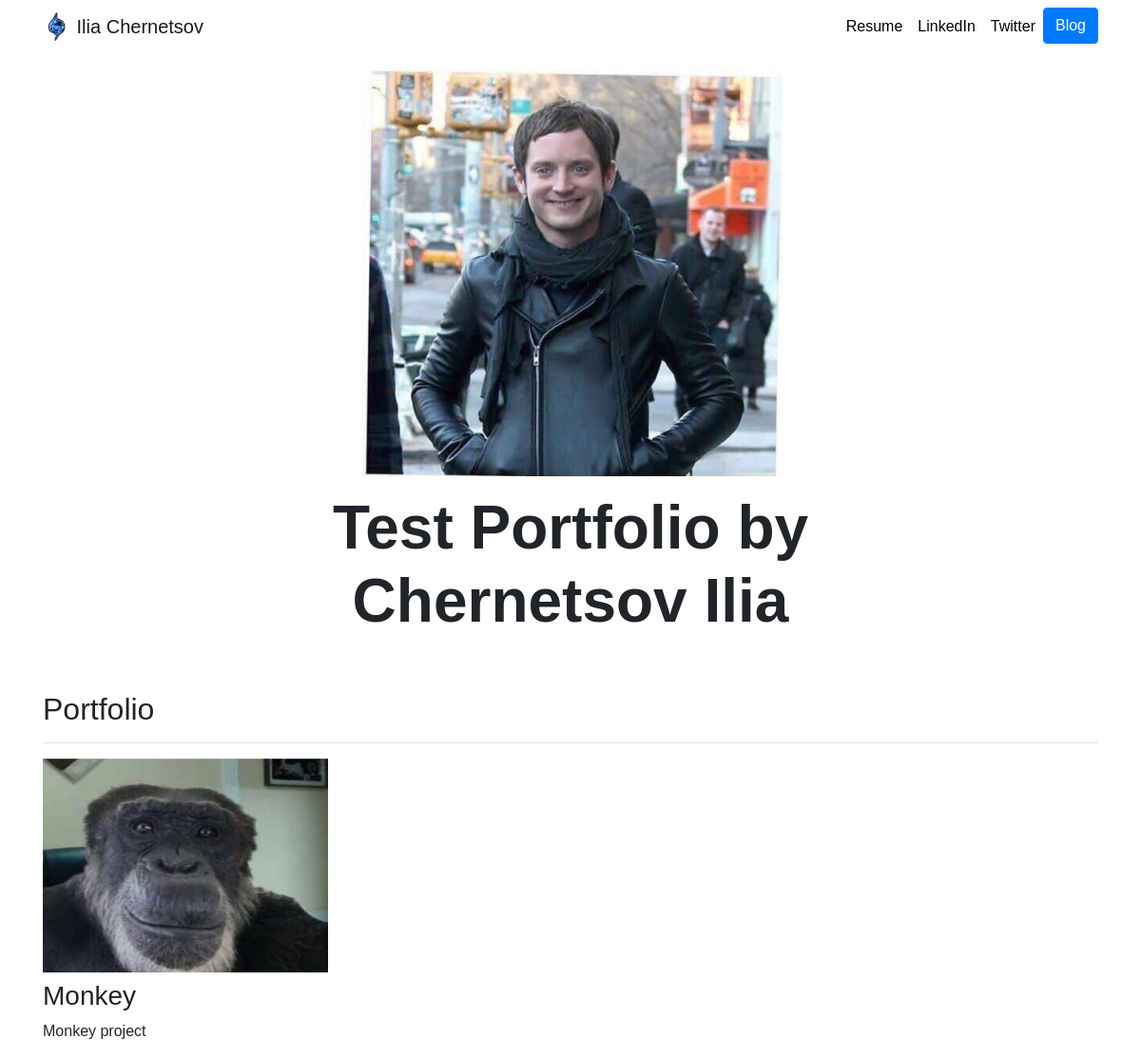
/, run on an earlier commit of the app's database.
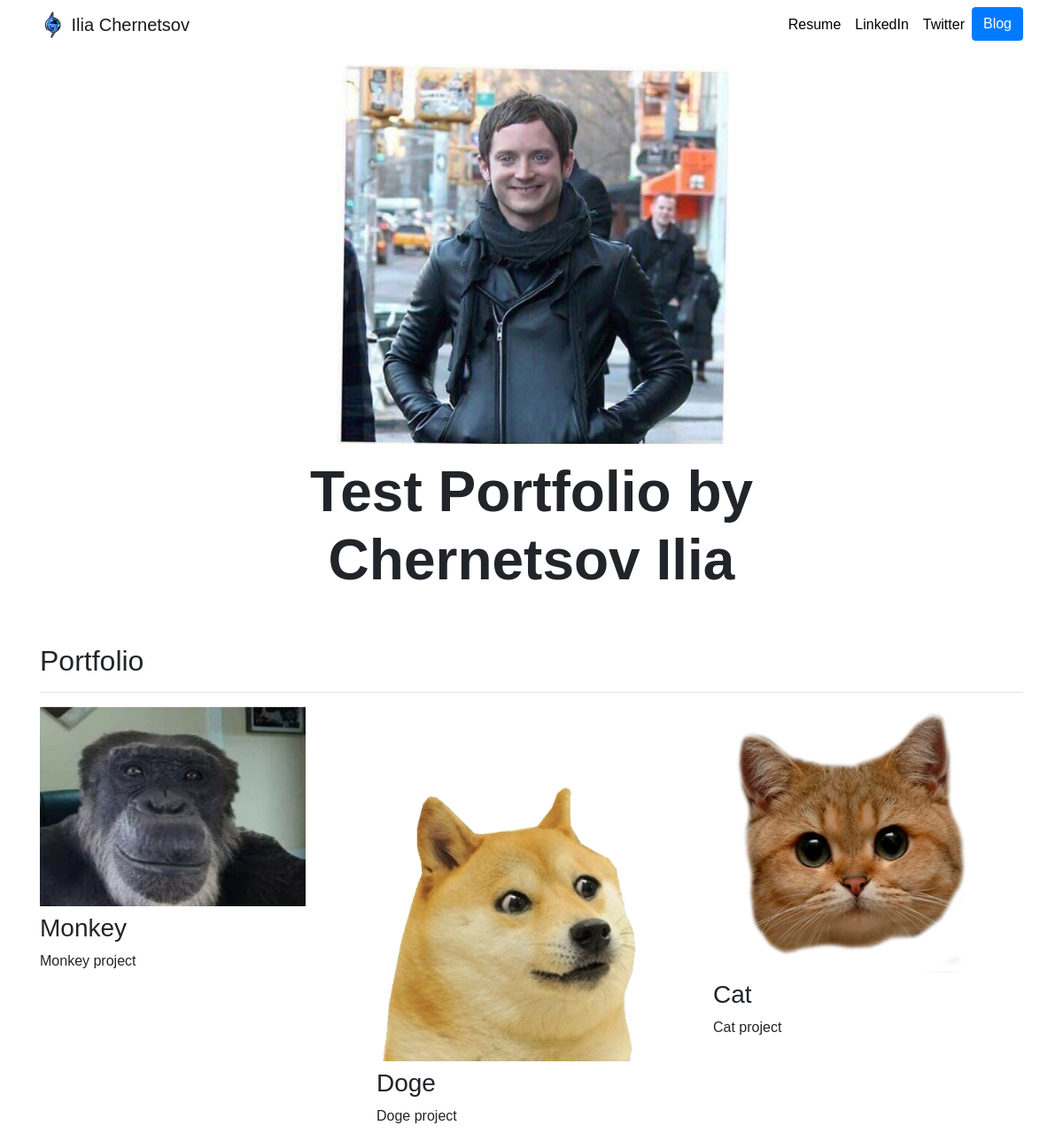
And on a later commit of the database.
### my_portfolio/models.py (models this page shows, shortened)
class Project(models.Model):
    title = models.CharField(max_length=100)
    description = models.CharField(max_length=250)
    image = models.ImageField(upload_to='my_portfolio/images/')
    url = models.URLField(blank=True)

### my_portfolio/views.py (the view)
# urls.py: 2. Add a URL to urlpatterns:  path('', views.home, name='home')
def home(request):
    projects = Project.objects.all()
    return render(request, 'my_portfolio/home.html', {'projects': projects})

### templates/my_portfolio/home.html
{% extends "base.html" %}
{% load static %}
{% block content %}
<div class="row justify-content-center my-3">
  <div class="col-5">
    <img src="{% static 'my_portfolio/001.jpg' %}" class="img-fluid">
  </div>
</div>
<div class="row justify-content-center mb-3">
  <div class="col-md-9 text-center">
    <h1 id="hometext" class="font-weight-bold">Test Portfolio by Chernetsov Ilia</h1>
  </div>
</div>
<h2 class="mt-5">Portfolio</h2>
<hr>
<div class="row">
  {% for project in projects %}
  <div class="col-lg-4 col-md-6">
    {% if project.url %}
    <a href="{{ project.url }}">
      <img src="{{ project.image.url }}" width="300" height="100" class="img-fluid mb-2">
    </a>
    {% else %}
    <img src="{{ project.image.url }}" width="300" height="100" class="img-fluid mb-2">
    {% endif %}
    <h3>{{ project.title }}</h3>
    <p>{{ project.description }}</p>
  </div>
  {% endfor %}
</div>
{% endblock %}

What changed in the data, as far as the page shows it:
added Project: image (picture), title "Doge", description "Doge project"
added Project: image (picture), title "Cat", description "Cat project"
